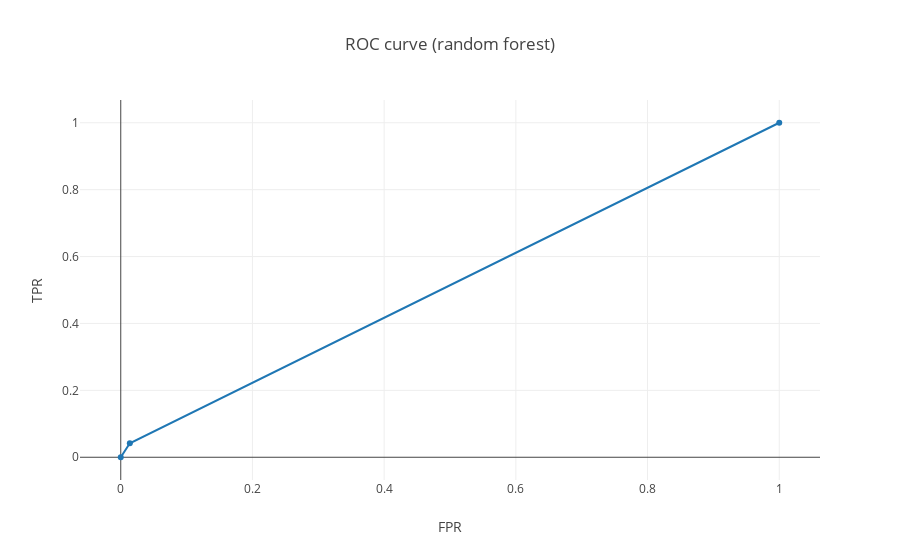

The cell this chart's notebook holds for it:
### Code cell
fpr, tpr, thresholds = roc_curve(Y_test, rfc_optimal.predict(X_test))

trace = go.Scatter(
    x=fpr,
    y=tpr
)

data = [trace]

layout = go.Layout(
    xaxis = dict(
        title='FPR'
    ),
    yaxis = dict(
        title='TPR'
    ),
    title='ROC curve (random forest)'
)

fig = go.Figure(data=data, layout=layout)

iplot(fig)

### Figure 1 — Plotly figure (JSON) as saved in the notebook; plotly's stock layout.template omitted (floating-point values rounded to 4 significant figures)
{"data": [{"type": "scatter", "uid": "92ebb3d0-c70f-11e8-aea9-bec71c322a4b", "x": [0, 0.01379, 1], "y": [0, 0.04167, 1]}], "layout": {"title": "ROC curve (random forest)", "xaxis": {"title": "FPR"}, "yaxis": {"title": "TPR"}}}
